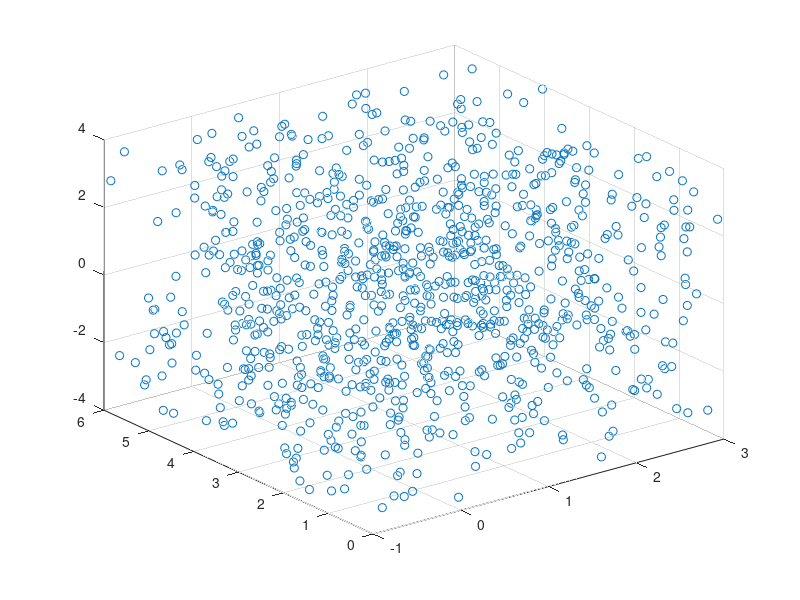

This figure's MATLAB source:
%----------------------Question1----------------------%
f1a = @(x, y) ((x.^2)-(3.*y.^2)+(x.*y.^3));
f1b = @(x, y) (10-(4.*x)-(2.*y));
ans_a = integral2(f1a, 0, 4, -2, 2);
ans_b = integral2(f1b, 0, 1, @(x) 3.*x, @(x) 5-(2.*x));
disp(ans_a);
disp(ans_b);

%----------------------Question2----------------------%
f2a = @(x, y, z) ((x.^3)-(2.*y.*z));
f2b = @(x, y, z) (6.*z.^2);
ans_a = integral3(f2a, -1, 3, 0, 6, -4, 4);
ans_b = integral3(f2b, 0, 5/2, 0, @(x) (10-x.*4), 0, @(x,y) (5-(2.*x)-(y./2)));
disp(ans_a);
disp(ans_b);

%----------------------Question3----------------------%
f2a = @(x, y, z) ((x.^3)-(2.*y.*z));
n = 1000;
pointx = (-1)+(3-(-1)).*rand(n,1);
pointy = (6)+(0-(6)).*rand(n,1);
pointz = (4)+(-4-(4)).*rand(n,1);
scatter3(pointx,pointy,pointz);

